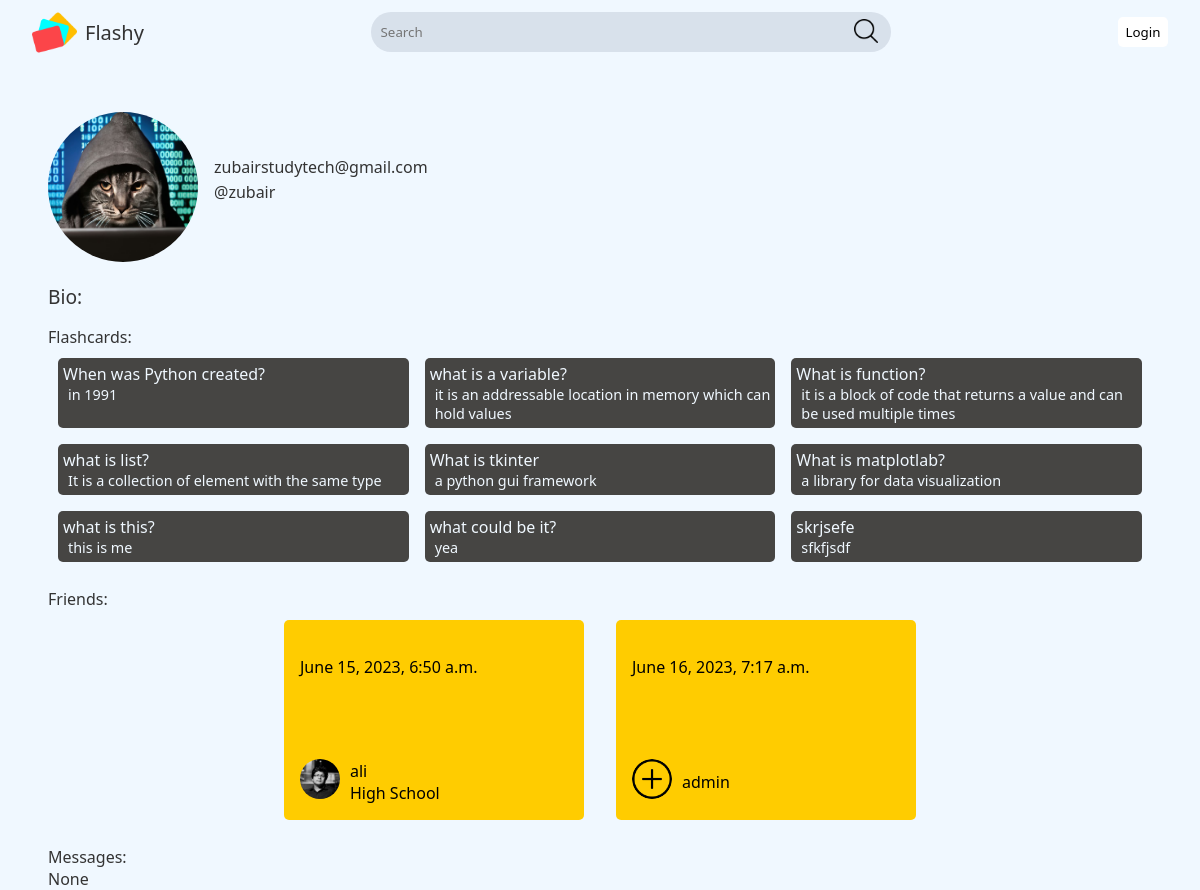
The page /profile/zubair on the database as committed earlier.
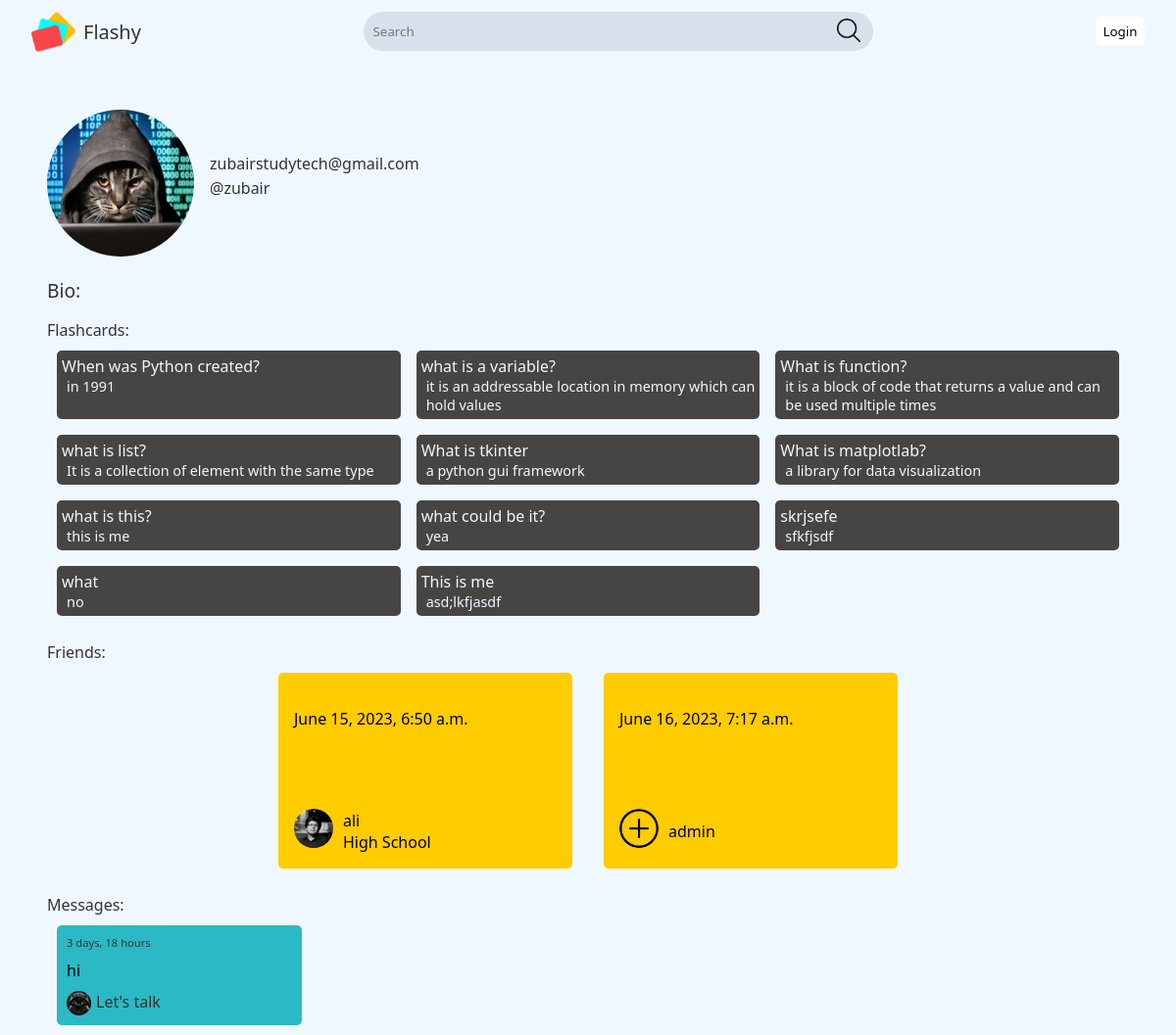
The same page on the database as committed later.
### flashcard/models.py (models this page shows, shortened)
class User(AbstractUser):
  name = models.CharField(max_length=300, null=True, blank=False, unique=True)
  username = models.CharField(max_length=300, unique=True)
  email = models.EmailField(unique=True, blank=False)
  biography = models.TextField(null=True, blank=True)
  score = models.IntegerField(null=False, default=0, blank=False)
  class educations(models.TextChoices):
    Middle_School = "Middle_School"
    High_School = "High_School"
    College = "College"
    Graduate_School = "Graduate_School"
  education = models.CharField(max_length=20, choices=educations.choices, default=educations.College)
  avatar = models.ImageField(null=True, default=get_default_avatar, max_length=500)
  prefer_dark_theme = models.BooleanField(default=False, help_text="Do you prefer dark theme?")
  is_active = models.BooleanField(default=True, help_text="If the person is active, it is True")
  date_joined = models.DateTimeField(auto_now_add=True)
  USERNAME_FIELD = 'email'
  REQUIRED_FIELDS = []

class FlashCard(models.Model):
  creator = models.ForeignKey(User, on_delete=models.SET_NULL, null=True, help_text="Who is the original creator of the flashcard. I will add more functionality where learners can 'fork' it like github repo and pull request the mistakes")
  question = models.TextField(max_length=500, null=False, blank=False)
  question_hint = models.CharField(max_length=30, blank=True, help_text="If you forget, it will appear after a certain while")
  answer = models.TextField(max_length=2000, blank=True)
  created = models.DateTimeField(auto_now_add=True)
  updated = models.DateTimeField(auto_now=True)
  topic = models.ForeignKey(Topics, on_delete=models.SET_NULL, null=True)
  is_hidden = models.BooleanField(default=False)

class GroupMessages(models.Model):
  group = models.ForeignKey(Group, on_delete=models.CASCADE)
  sender = models.ForeignKey(User, on_delete=models.SET_NULL, null=True)
  message = models.CharField(max_length=300, null=False, blank=False, help_text="Message")
  created = models.DateTimeField(auto_now_add=True)
  reply = models.OneToOneField('self', on_delete=models.SET_NULL, null=True, blank=True, related_name="replyGroup")

class Group(models.Model):
  host = models.ForeignKey(User, on_delete=models.CASCADE)
  group_name = models.CharField(max_length=120, null=False, blank=False)
  description = models.TextField(null=True, blank=True)
  created = models.DateTimeField(auto_now_add=True)
  updated = models.DateTimeField(auto_now=True)
  is_public = models.BooleanField(default=True)
  image = models.ImageField(null=True, default=get_default_group_avatar, max_length=500) # Add default image!
  members = models.ManyToManyField(User, through="Membership", related_name="members")
  last_message = models.OneToOneField(
    'GroupMessages',
    on_delete=models.SET_NULL,
    null=True,
    blank=True,
    related_name='group_last_message'
  )

### flashcard/views.py (the view)
# urls.py: path('profile/<str:username>', views.profile, name='profile'),
def profile(request, username):
	profile = User.objects.get(name=username)
	friendships = Friendship.objects.filter(user=profile)
	friends = [friendship.friend for friendship in friendships]
	flashcards = FlashCard.objects.filter(creator=profile, is_hidden=False)
	message = GroupMessages.objects.filter(sender=profile)
	return render(request, 'flashcards/social/profile.html',
	              {"profile": profile, "flashcards": flashcards, "friends": friends, "messages": message})

### flashcard/templates/flashcards/social/profile.html (shortened to what this page needs)
{% extends 'main.html' %}
{% load static %}
{% block css_file %}
<link rel="stylesheet" href="{% static 'styles/social/profile.css' %}">
{% endblock css_file %}
{% block content %}
  <div class="profile-div">
    <div class="information">
      <div class="basic-info">
        <div class="avatar"><img src="{{ profile.avatar.url }}" ></div>
        <div class="naming">
          <p class="email">{{ profile.email }}</p>
          <p class="name">@{{ profile.name }}</p>
        </div>
      </div>
      <div class="bio">
        <p class="bio-heading">Bio:</p>
      </div>
      <div class="flashcards-profile">
        <div class="flashcard-heading-div">
          <p class="flashcard-heading">Flashcards: </p>
        </div>
      {% if flashcards %}
        <div class="flashcard-body">
          {% for flashcard in flashcards %}
            <div class="flashcard">
              <p class="question">{{ flashcard.question }}</p>
              <p class="answer">{{ flashcard.answer }}</p>
            </div>
        {% endfor %}
        </div>
      {% else %}
        <p>None</p>
      {% endif %}
      </div>
      <div class="friends">
        <div class="friends-heading-div">
          <p class="friends-heading">Friends: </p>
        </div>
      {% if friends %}
        <div class="friend-body">
          {% for friend in friends %}
            <a href="{% url 'profile' friend.name %}">
          <div class="profile">
            <div class="upper">
              <p class="date-created">{{ friend.date_joined }}</p>
            </div>
            <div class="bottom">
              <div class="left">
                <img src="{{ friend.avatar.url }}" >
              </div>
              <div class="right">
                <p>{{ friend.name }}</p>
                {% if friend.education == 'HSC' %}
                  <p>High School</p>
                {% elif friend.education == 'COL' %}
                  <p>College</p>
                {% elif friend.education == 'MSC' %}
                  <p>Middle School</p>
                {% elif friend.education == 'GSC' %}
                  <p>Graduate School</p>
                {% endif %}
              </div>
            </div>
          </div>
            </a>
        {% endfor %}
        </div>
      {% else %}
        <p>None</p>
      {% endif %}
      </div>
      <div class="messages">
        <div class="messages-heading-div">
          <p class="messages-heading">Messages: </p>
        </div>
      {% if messages %}
        <div class="message-body">
          {% for message in messages %}
            <div class="message">
              <p class="message-created">{{ message.created|timesince }}</p>
              <p class="message-body-text">{{ message.message }}</p>
              <div class="info-about-group">
                <img src="{{ message.group.image.url }}">
                <p class="group">{{ message.group.group_name }}</p>
              </div>
            </div>
        {% endfor %}
        </div>
      {% else %}
        <p>None</p>
      {% endif %}
      </div>
      </div>
    </div>
{% endblock content %}

### templates/main.html (shortened to what this page needs)
{% load static %}
<!DOCTYPE html>
<html lang="en">
<head>
  <link rel="stylesheet" href="{% static 'styles/main_dark.css' %}">
    {% block css_file %} {% endblock css_file %}
</head>
<body>
  {% include 'navbar.html' %}
  {% block content %}
  {% endblock content %}
</body>
</html>

### templates/navbar.html
{% load static %}
<nav>
  <div id="start" class="logo">
    <a href="{% url 'home' %}">
      <img src="{% static 'images/related/logo.png' %}" class="logo-image">
        <p>Flashy</p>
    </a>
  </div>
  <div id="center" class="search">
    <form class="header_search" method="get" action="{% url 'search' %}">
      <input name="q" placeholder="Search" class="input">
      <button class="search-logo"><img src="{% static 'images/related/search_dark.png' %}" class="search-logo-image" width="24px" height="24px"></button>
    </form>
     </div>
  <div id="end" class="user">
      {% if request.user.is_authenticated %}
          {% if request.path ==  '/'  %}
            <p class="welcome welcome-animation">Welcome, {{ request.user.name }}</p>
          {% endif %}
        <div class="avatar">
          <a href="{% url 'settings' %}">
            {% if request.user.avatar == "/static/image/avatar/avatar.png"%}
              <img src="{{ request.user.avatar }}" class="avatar-image">
            {% else %}
              <img src="{{ request.user.avatar.url }}" class="avatar-image">
            {% endif %}
          </a>
        </div>
      {% else %}
        <div class="login-button">
            <a href="{% url 'login' %}">
                <button>Login</button>
            </a>
        </div>
      {% endif %}
  </div>
</nav>

### static/styles/main_dark.css (style rules this page uses)
:root { --search-form-light-background: rgba(120, 131, 155, 0.2); --logo-font-light-color: #333333; --background-color: #F0F8FF; --text-color-light: #333333; --search-button-light-color: #000; --search-form-button-color: invert(100%); --box-shodow-color: rgb(77, 77, 77); --login-button-background: #fff; --login-button-background-hover: linear-gradient(to top, #00d2ff, #3a7bd5); --search-form-border-radius: 40px; --search-form-border-hover: transparent; }
* { padding: 0; margin: 0; box-sizing: border-box; }
body { background-color: var(--background-color); transition: background-color 0.5s ease; color: var(--text-color-light); font-family: "Segoe UI", serif; scroll-behavior: smooth; scrollbar-width: thin; scrollbar-color: #030303 #282828; }
nav { height: 56px; display: flex; flex-direction: row; justify-content: space-between; align-items: center; gap: 1rem; padding: 2rem; }
nav .logo a { display: flex; align-items: center; justify-content: center; gap: 0.5rem; color: var(--text-color-light); font-family: "Jetbrains Mono", "Segoe UI", serif; text-decoration: none; font-size: 20px; }
nav .logo a .logo-image { height: 45px; }
nav .search { height: 50px; display: flex; flex: 1 1 300px; flex-basis: 200px; max-width: 520.8px; }
nav .search form { height: 50px; flex: 1; display: flex; justify-content: center; align-items: center; }
nav .search form input.input { outline: none; border: none; background-color: var(--search-form-light-background); font-family: "Segoe UI", "JetBrains Mono", serif; border-radius: var(--search-form-border-radius) 0 0 var(--search-form-border-radius); padding: 10px; height: 40px; flex: 1; margin-right: 0; color: var(--text-color-light); transition: all 500ms cubic-bezier(0.165, 0.84, 0.44, 1); }
nav .search button { height: 40px; width: 50px; background-color: var(--search-form-light-background); border-radius: 0 var(--search-form-border-radius) var(--search-form-border-radius) 0; border: none; margin-right: 0; transition: all 500ms cubic-bezier(0.165, 0.84, 0.44, 1); }
nav .user { display: flex; gap: 1rem; }
nav .user { display: flex; justify-content: center; align-items: center; }
nav .user .login-button a button { width: 50px; height: 30px; border: none; border-radius: 5px; font-family: "JetBrains Mono", "Segoe UI", serif; background-color: var(--login-button-background); transition: transform 200ms ease-in-out, background 500ms ease-in-out; }

Rows that differ between the two databases and show on the page:
added FlashCard: question "what", answer "no"
added FlashCard: question "This is me", answer "asd;lkfjasdf"
added GroupMessages: created "3 days, 18 hours", message "hi", group.image (picture), group.group_name "Let's talk"
Other text that changed with them:
text no longer shown: "None"
